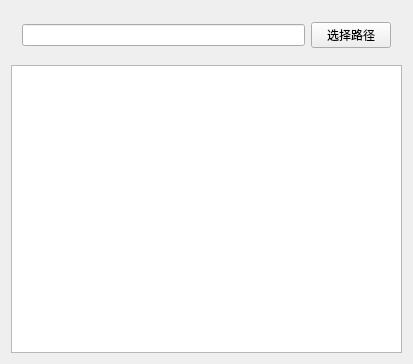
<?xml version="1.0" encoding="UTF-8"?>
<ui version="4.0">
 <class>Widget</class>
 <widget class="QWidget" name="Widget">
  <property name="geometry">
   <rect>
    <x>0</x>
    <y>0</y>
    <width>413</width>
    <height>364</height>
   </rect>
  </property>
  <property name="windowTitle">
   <string>Widget</string>
  </property>
  <layout class="QVBoxLayout" name="verticalLayout">
   <item>
    <widget class="QWidget" name="widget" native="true">
     <layout class="QHBoxLayout" name="horizontalLayout">
      <item>
       <widget class="QLineEdit" name="lineEdit"/>
      </item>
      <item>
       <widget class="QPushButton" name="pushButton">
        <property name="text">
         <string>选择路径</string>
        </property>
       </widget>
      </item>
     </layout>
    </widget>
   </item>
   <item>
    <widget class="QTextEdit" name="textEdit"/>
   </item>
  </layout>
 </widget>
 <layoutdefault spacing="6" margin="11"/>
 <resources/>
 <connections/>
</ui>
